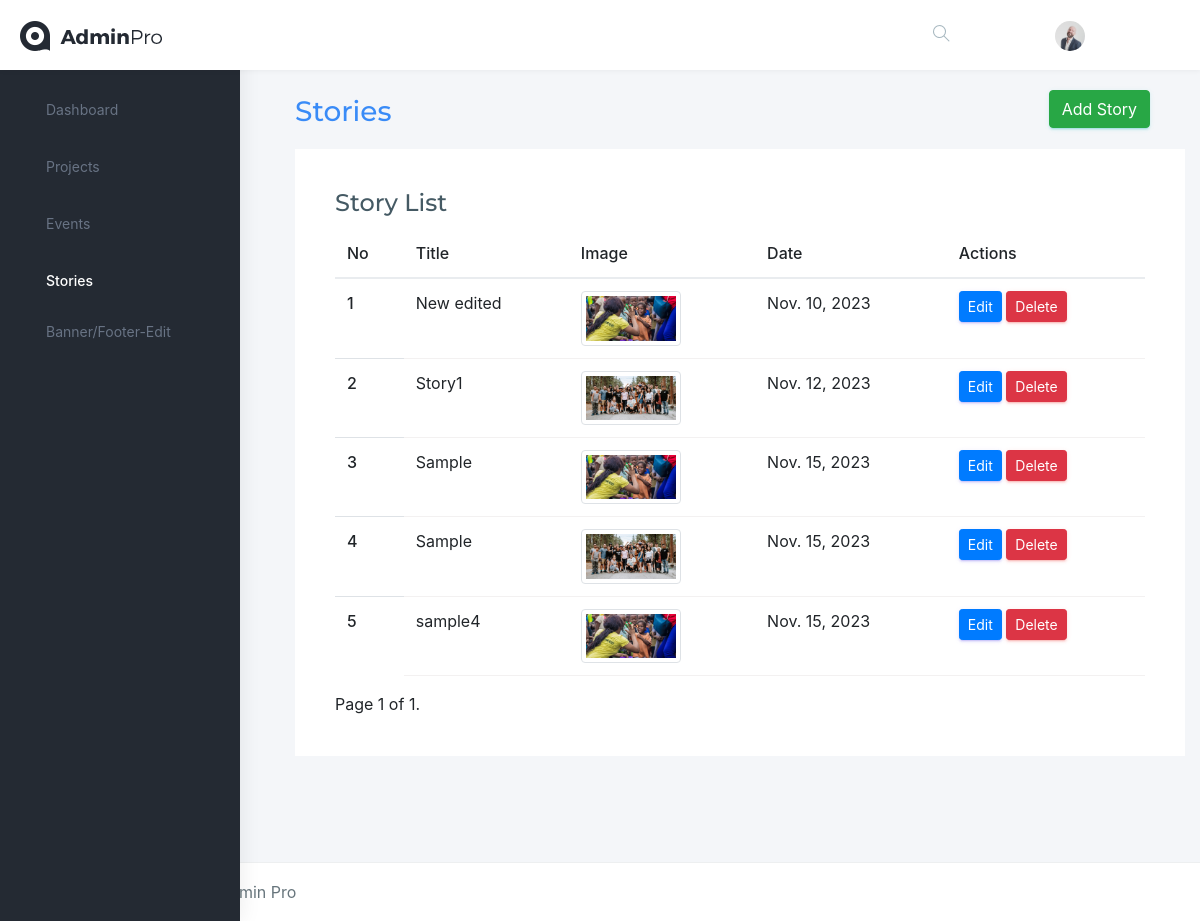
The app's page /stories/, older data.
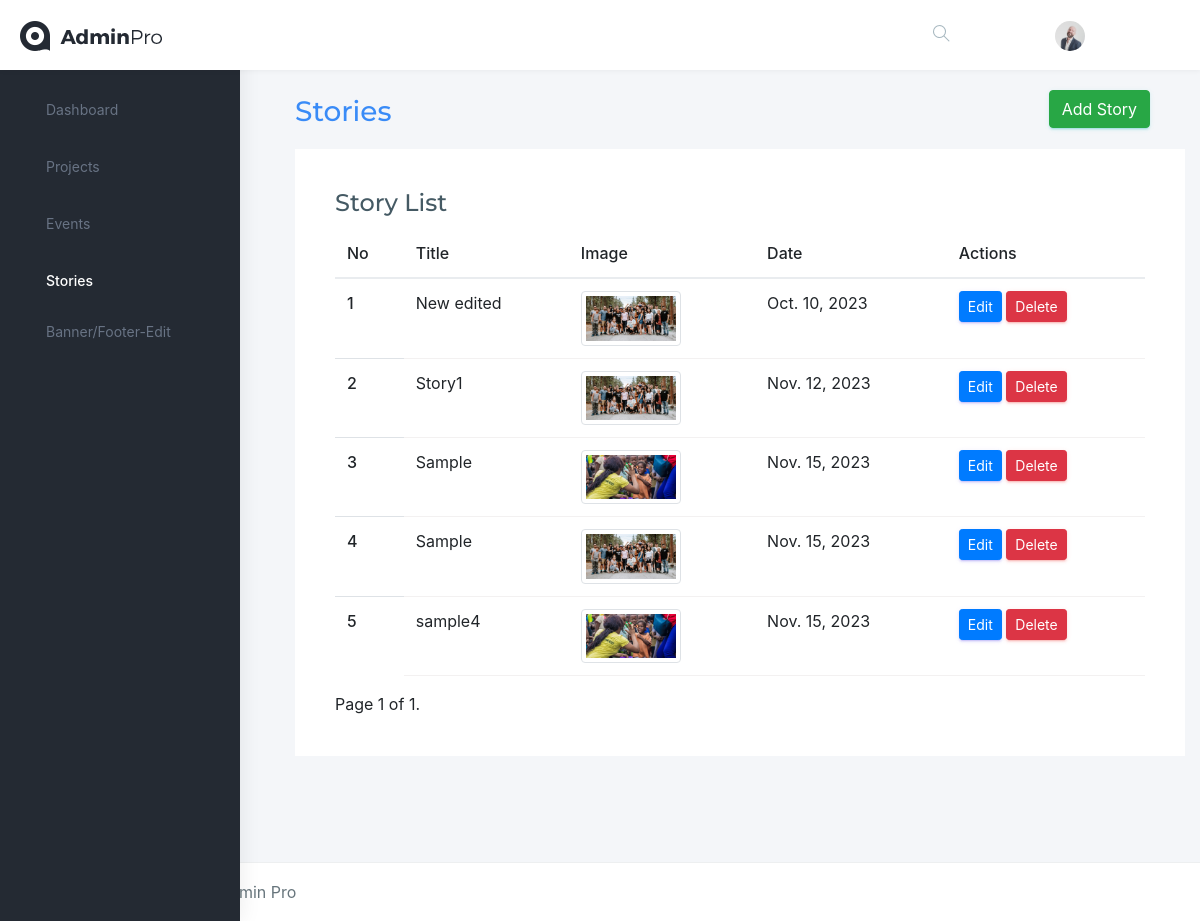
The same page, newer data.
### adminapp/models.py (models this page shows)
class Story(models.Model):
    photo = models.ImageField(upload_to='story_photos/')
    title = models.CharField(max_length=100)
    date = models.DateField()
    created_at = models.DateTimeField(auto_now_add=True)

### adminapp/views.py (the view)
# urls.py: path('stories/', story_list, name='story_list'),
def story_list(request):
    stories = Story.objects.all()
    page = request.GET.get('page', 1)
    paginator = Paginator(stories, 5)
    try:
        stories = paginator.page(page)
    except PageNotAnInteger:
        stories = paginator.page(1)
    except EmptyPage:
        stories = paginator.page(paginator.num_pages)
    return render(request, 'events/story_list.html', {'stories': stories})

### templates/events/story_list.html (shortened to what this page needs)
{% extends 'base.html' %}
{% block content %}
<!DOCTYPE html>
<html lang="en">
<head>
    <link rel="stylesheet" href="https://stackpath.bootstrapcdn.com/bootstrap/4.3.1/css/bootstrap.min.css">
</head>
<body>
    <div class="page-wrapper">
        <div class="container-fluid">
            <div class="row page-titles">
                <div class="col-md-5 align-self-center">
                    <h3 class="text-themecolor">Stories</h3>
                </div>
            </div>
            <a href="{% url 'add_story' %}" class="btn btn-success">Add Story</a>
            <div class="row">
                <div class="col-lg-12">
                    <div class="card">
                        <div class="card-body">
                            <h4 class="card-title">Story List</h4>
                            <div class="table-responsive">
                                <table class="table">
                                    <thead>
                                        <tr>
                                            <th>No</th>
                                            <th>Title</th>
                                            <th>Image</th>
                                            <th>Date</th>
                                            <th>Actions</th>
                                        </tr>
                                    </thead>
                                    <tbody>
                                        {% for story in stories %}
                                            <tr>
                                                <th scope="row">{{ forloop.counter }}</th>
                                                <td>{{ story.title }}</td>
                                                <td>
                                                    {% if story.photo %}
                                                        <img src="{{ story.photo.url }}" alt="{{ story.title }}" class="img-thumbnail" style="max-width: 100px; max-height: 100px;">
                                                    {% else %}
                                                        No image available
                                                    {% endif %}
                                                </td>
                                                <td>{{ story.date }}</td>
                                                <td>
                                                    <a href="{% url 'story_edit' pk=story.pk %}" class="btn btn-primary btn-sm">Edit</a>
                                                    <form method="post" action="{% url 'story_delete' pk=story.pk %}" style="display: inline;">
                                                        <button type="submit" class="btn btn-danger btn-sm">Delete</button>
                                                    </form>
                                                </td>
                                            </tr>
                                        {% endfor %}
                                    </tbody>
                                </table>
                                <div class="pagination">
                                    <span class="step-links">
                                        <span class="current">
                                            Page {{ stories.number }} of {{ stories.paginator.num_pages }}.
                                        </span>
                                    </span>
                                </div>
                            </div>
                        </div>
                    </div>
                </div>
            </div>
        </div>
    </div>
</body>
</html>
{% endblock %}

Row changes from the older to the newer data that the page shows:
changed Story "New edited": photo: a different picture; date "Nov. 10, 2023" → "Oct. 10, 2023"
